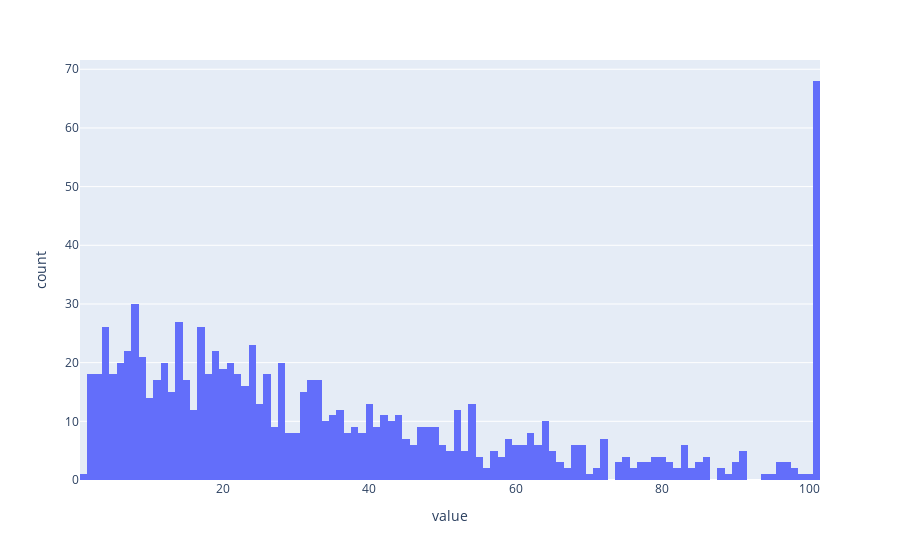

The notebook cell saved with this chart:
### Code cell
opt_params={'lr': lr}
escape_time_analysis(torch.optim.SGD, opt_params, repeat=False)

### Figure 1 — Plotly figure (JSON) as saved in the notebook; plotly's stock layout.template omitted (floating-point values rounded to 4 significant figures; data arrays with more than 128 entries replaced by an {"elided": "..."} marker saying what was removed)
{"data": [{"alignmentgroup": "True", "bingroup": "x", "hovertemplate": "variable=0<br>value=%{x}<br>count=%{y}<extra></extra>", "legendgroup": "0", "marker": {"color": "#636efa", "pattern": {"shape": ""}}, "name": "0", "nbinsx": 102, "offsetgroup": "0", "orientation": "v", "showlegend": true, "type": "histogram", "x": {"elided": "1000 int values"}, "xaxis": "x", "yaxis": "y"}], "layout": {"barmode": "relative", "legend": {"title": {"text": "variable"}, "tracegroupgap": 0}, "margin": {"t": 60}, "showlegend": false, "xaxis": {"anchor": "y", "domain": [0, 1], "title": {"text": "value"}}, "yaxis": {"anchor": "x", "domain": [0, 1], "title": {"text": "count"}}}}
